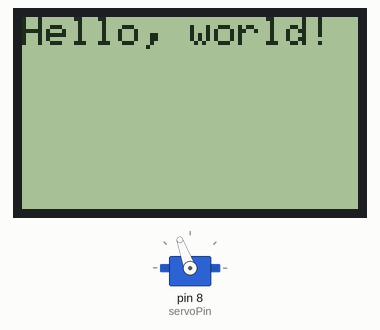
Recording of a sketch running on a simulated Arduino Uno, built with avr-gcc and run on an emulated ATmega328P. Parts: servo, 84×48 one-colour display.

Above: at 1.05 s.

The sketch:

carrace.ino
```cpp
#include <SPI.h> // Use Servo library, included with IDE
#include <Adafruit_GFX.h> //Installed from Arduino Library Manager
#include <Adafruit_PCD8544.h>  //Installed from Arduino Library Manager
#include <Servo.h>    // Use Servo library, included with IDE

// Software SPI (slower updates, more flexible pin options):
// pin 7 - Serial clock out (CLK)
// pin 6 - Serial data out (DIN)
// pin 5 - Data/Command select (DC)
// pin 4 - LCD chip select (CE)
// pin 3 - LCD reset (RST)
Adafruit_PCD8544 display = Adafruit_PCD8544(7, 6, 5, 4, 3);
float stopSensor = 0;
int IRpin = 0; // Plug IR sensor yellow wire into Arduino A0
int servoPin = 8; // Plug the servo orange wire in Arduino pin 8
int buttonPin = 10; // Plug the button wire into Arduino pin 9
bool buttonStatus = 0;
// float topTime = 00.00;
float runTime = 00.00;
float accel = 0;
float velocity = 0;
float StartTime = 0;
float topTime = 99999;
float CurrentTime = 0;
float ElapsedTime = 0;
bool buttonPushed = 0;
float distance = 18;

Servo myServo;
#define NUMFLAKES 10
#define XPOS 0
#define YPOS 1
#define DELTAY 2

#define LOGO16_GLCD_HEIGHT 16
#define LOGO16_GLCD_WIDTH  16

static const unsigned char PROGMEM logo16_glcd_bmp[] =
{ B00000000, B11000000,
  B00000001, B11000000,
  B00000001, B11000000,
  B00000011, B11100000,
  B11110011, B11100000,
  B11111110, B11111000,
  B01111110, B11111111,
  B00110011, B10011111,
  B00011111, B11111100,
  B00001101, B01110000,
  B00011011, B10100000,
  B00111111, B11100000,
  B00111111, B11110000,
  B01111100, B11110000,
  B01110000, B01110000,
  B00000000, B00110000 };

void setup()   {
  Serial.begin(9600);
  pinMode(IRpin, INPUT);
  pinMode(buttonPin, INPUT);
  // pinMode(servoPin, OUTPUT);
  myServo.attach(servoPin);  // Servo is connected to digital pin 9
  myServo.write(110);   // Rotate servo counter clockwise
  delay(1000);
  myServo.detach();

  display.begin();
  // init done

  // you can change the contrast around to adapt the display
  // for the best viewing!
  display.setContrast(50);

  display.clearDisplay();   // clears the screen and buffer


}


void loop() {

  // buttonStatus = digitalRead(buttonPin);
  // if (buttonStatus){
  //   myServo.attach(servoPin);
  //   myServo.write(20);
  //   StartTime = millis();
  //   buttonPushed = 1;
  // }

  // getstopSensor();
  // if (stopSensor > 900 && buttonPushed){
  //   CurrentTime = millis();
  //   ElapsedTime = CurrentTime - StartTime;
  //   if (ElapsedTime < topTime){
  //     topTime = ElapsedTime;
  //   }
  //   delay(1000);
  //   myServo.write(110);
  //   delay(1000);
  //   myServo.detach();
  //   buttonPushed = 0;
  //   velocity = distance / (ElapsedTime / 1000);
  //   accel = velocity / (ElapsedTime / 1000);
  // }

  // delay(200);
  display.clearDisplay();
  display.println("Hello, world!");
  // updateDisplay();
  display.display();

}

void updateDisplay(){
  // display.clearDisplay();   // clears the screen and buffer
  // text display tests
  // display.setTextSize(1);
  // display.setTextColor(BLACK);
  // display.setCursor(0,0);
  Serial.print("Top Time:");
  Serial.print(topTime, 0);
  Serial.print(", Stop Sensor:");
  Serial.print((int)floor(stopSensor/100));
  Serial.print(", Distance:");
  Serial.print(distance);
  Serial.print(", Time:");
  Serial.print(ElapsedTime);
  // Serial.println(buttonStatus);
  Serial.print(", Accel:");
  Serial.print(accel);
  Serial.print(", Velocity:");
  Serial.println(velocity);
  // display.display();
}

void getstopSensor (){
  float volts = analogRead(IRpin); // * 5/1024;   // value from sensor * (5/1024) - if running 3.3.volts then change 5 to 3.3
  // stopSensor = 65*pow(volts, -1.10);   // worked out from graph 65 = theretical stopSensor / (1/Volts)S - luckylarry.co.uk
  stopSensor = volts;
}
```
